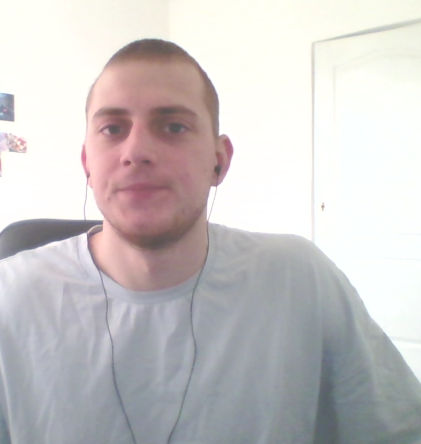
#> input picture lab8/Babich.png, 421 x 444 px
$ python LR8_task_3.py
#> lines starting #> are read from the running program, lines starting #| are printed output that depends on the picture
import cv2
import numpy as np

img = cv2.imread("Babich.png")
#> img is the input picture: shape (444, 421, 3); mean B, G, R 198.2, 198, 201.9
print(img.shape)
#| (444, 421, 3)

imgResize = cv2.resize(img, (1000, 500))
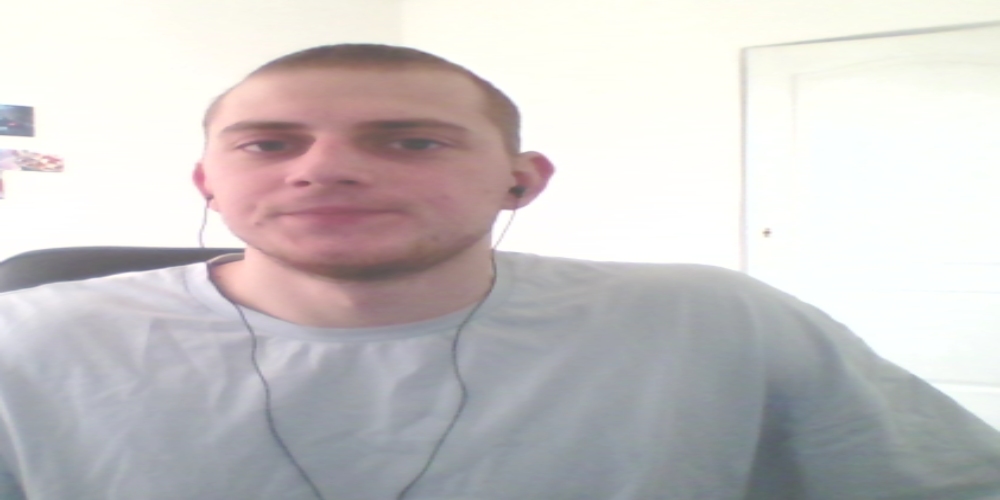
#> imgResize: shape (500, 1000, 3); mean B, G, R 198.1, 197.9, 201.8
print(imgResize.shape)
#| (500, 1000, 3)

imgCropped = img[46:500, 30:425]
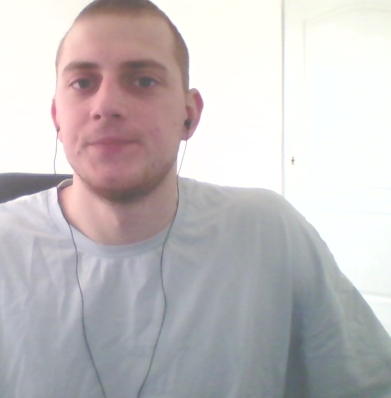
#> imgCropped: shape (398, 391, 3); mean B, G, R 192.4, 191.1, 195.7

cv2.imshow("Image", img)
#cv2.imshow("Image Resize",imgResize)
cv2.imshow("Image Cropped", imgCropped)

cv2.waitKey(0)

$ run again, with lab8/coins_2.JPG saved as lab8/Babich.png
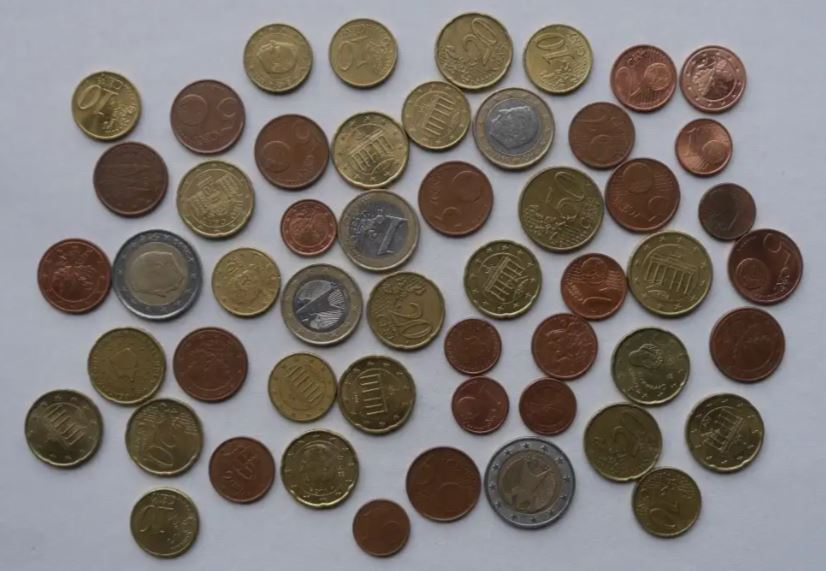
#> input picture lab8/coins_2.JPG, 826 x 571 px
#> img is the input picture: shape (571, 826, 3); mean B, G, R 114.7, 118.8, 125.6
#| (571, 826, 3)
#> `imgResize = cv2.resize(img, (1000, 500))`:
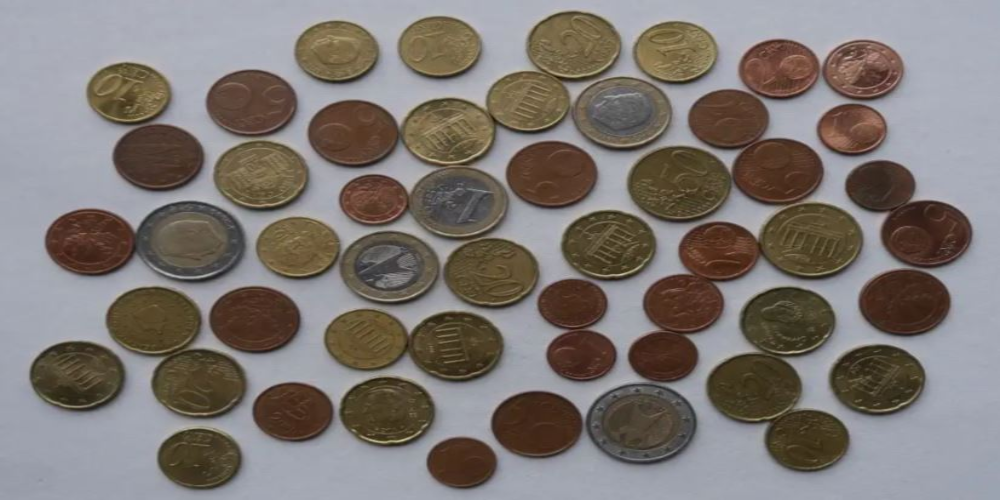
#> imgResize: shape (500, 1000, 3); mean B, G, R 114.6, 118.7, 125.5
#| (500, 1000, 3)
#> `imgCropped = img[46:500, 30:425]`:
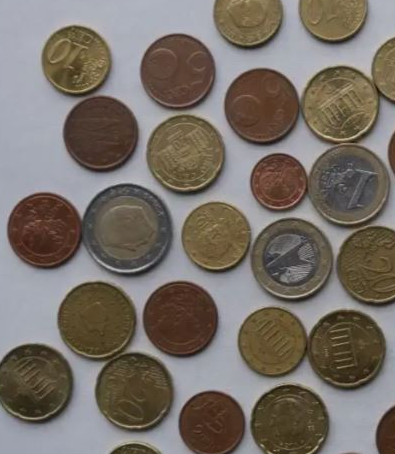
#> imgCropped: shape (454, 395, 3); mean B, G, R 103.1, 111.1, 119.4
